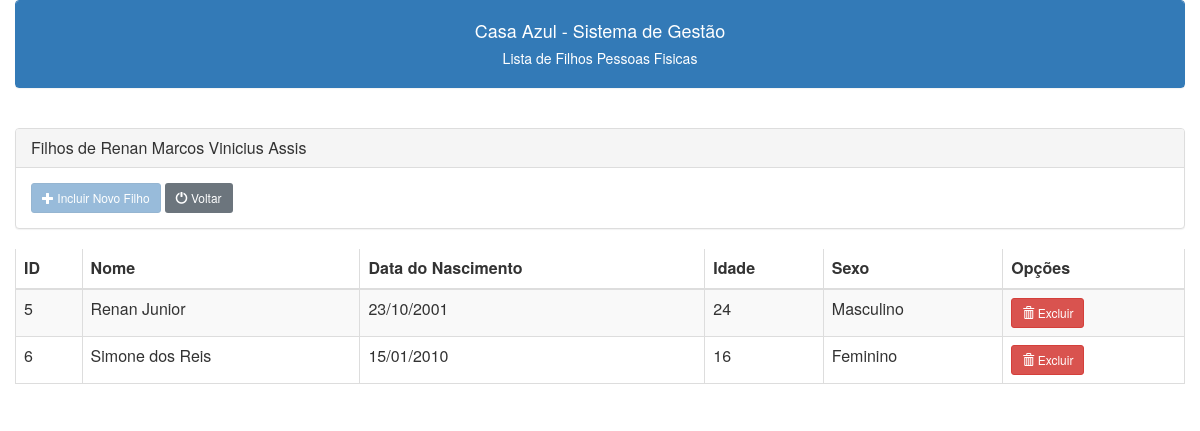
/pessoas/filhos_lista.php?id=5, run on the app's committed database.
### tables this page shows
CREATE TABLE IF NOT EXISTS `cadastro` (
  `id` int NOT NULL AUTO_INCREMENT,
  `nome` varchar(200) DEFAULT NULL,
  `datanasc` date DEFAULT NULL,
  `identidade` varchar(9) DEFAULT NULL,
  `cpf` varchar(11) DEFAULT NULL,
  `cep` varchar(12) DEFAULT NULL,
  `endereco` varchar(150) DEFAULT NULL,
  `bairro` varchar(120) DEFAULT NULL,
  `cidade` varchar(120) DEFAULT NULL,
  `nomepai` varchar(200) DEFAULT NULL,
  `nomemae` varchar(200) DEFAULT NULL,
  `fone1` varchar(20) DEFAULT NULL,
  `fone2` varchar(20) DEFAULT NULL,
  `fone3` varchar(20) DEFAULT NULL,
  `niss` varchar(11) DEFAULT NULL,
  `email` varchar(150) DEFAULT NULL,
  `data_cadastro` date DEFAULT NULL,
  `numerofilhos` int DEFAULT NULL,
  `sexo` char(1) DEFAULT NULL,
  `genero` char(1) DEFAULT NULL,
  `socio` char(1) DEFAULT NULL,
  `datasocio` date DEFAULT NULL,
  `observacao` blob,
  PRIMARY KEY (`id`)
);

CREATE TABLE IF NOT EXISTS `dependentes` (
  `id` int NOT NULL AUTO_INCREMENT,
  `nome` varchar(150) DEFAULT NULL,
  `data_nasc` date DEFAULT NULL,
  `sexo` char(1) DEFAULT NULL,
  `id_pessoa` int DEFAULT NULL,
  PRIMARY KEY (`id`),
  KEY `FK_dependentes_cadastro` (`id_pessoa`),
  CONSTRAINT `FK_dependentes_cadastro` FOREIGN KEY (`id_pessoa`) REFERENCES `cadastro` (`id`)
);

### pessoas/filhos_lista.php (the view, shortened to what this page needs)
<?php
include("../conexao.php");
include("../links.php");
if (isset($_GET['id'])) {
    $id = $_GET['id'];
} else {
    $id = $_SESSION['id_pessoa'];
}
$c_sql = "SELECT * FROM dependentes WHERE id_pessoa = $id ORDER BY nome";
$c_sql_pessoa = "SELECT nome, numerofilhos FROM cadastro WHERE id = $id";
$result_pessoa = $conection->query($c_sql_pessoa);
$pessoa = $result_pessoa->fetch_assoc();
$pessoa_nome = $pessoa['nome'] ?? 'Pessoa Desconecida';
function calcularIdade($data_nascimento)
{
    $data_nascimento = new DateTime($data_nascimento);
    $data_atual = new DateTime();
    $idade = $data_atual->diff($data_nascimento)->y;
    return $idade;
}
?>
<!DOCTYPE html>
<html lang="pt-BR">
<head>
</head>
<body>
    <div class="container-fluid">
        <div class="panel panel-primary class">
            <div class="panel-heading text-center">
                <h4>Casa Azul - Sistema de Gestão</h4>
                <h5>Lista de Filhos Pessoas Fisicas<h5>
            </div>
        </div>
        <br>
        <div class="panel panel-default">
            <div class="panel-heading">
                <h3 class="panel-title">Filhos de <?php echo $pessoa_nome; ?></h3>
            </div>
            <div class="panel-body">
                <button id="btn_novo_filho" type="button" class="btn btn-primary btn-sm" data-toggle="modal" data-target="#modalNovoFilho">
                    <span class="glyphicon glyphicon-plus"></span> Incluir Novo Filho
                </button>
                <a class="btn btn-secondary btn-sm" href="/casaazul/pessoas/pessoas_lista.php"><span class="glyphicon glyphicon-off"></span> Voltar</a>
            </div>
        </div>
        <div class="table-responsive">
            <table class="table table-bordered table-striped tabfilhos">
                <thead class="thead">
                    <tr>
                        <th>ID</th>
                        <th>Nome</th>
                        <th>Data do Nascimento</th>
                        <th>Idade</th>
                        <th>Sexo</th>
                        <th>Opções</th>
                    </tr>
                </thead>
                <tbody>
                    <?php
                    $result = $conection->query($c_sql);
                    while ($c_linha = $result->fetch_assoc()) {
                        if ($c_linha['sexo'] == 'M')
                            $c_sexo = 'Masculino';
                        else
                            $c_sexo = 'Feminino';
                        $i_idade = calcularIdade($c_linha['data_nasc']);
                        $c_data_nasc = date('d/m/Y', strtotime($c_linha['data_nasc']));
                        echo "
                    <tr>
                        <td>$c_linha[id]</td>
                        <td>$c_linha[nome]</td>
                        <td>$c_data_nasc</td>
                        <td>$i_idade</td>
                        <td>$c_sexo</td>
                    <td>
                    <a class='btn btn-danger btn-sm' href='javascript:func()'onclick='confirmacao($c_linha[id])'><span class='glyphicon glyphicon-trash'></span> Excluir</a>
                    </td>
                    </tr>";
                    }
                    ?>
                </tbody>
            </table>
        </div>
    </div>
</body>
</html>

### pessoas/filhos_lista.php (style rules this page uses)
#btn_novo_filho { pointer-events: none; opacity: 0.5; }

### data on the page
cadastro: nome "Renan Marcos Vinicius Assis"
dependentes: id "5", nome "Renan Junior", data_nasc "23/10/2001", data_nasc "24", sexo "Masculino"
dependentes: id "6", nome "Simone dos Reis", data_nasc "15/01/2010", data_nasc "16", sexo "Feminino"
